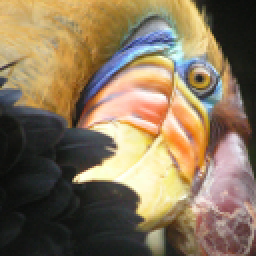
#> input picture ex7-kmeans and PCA/data/bird_small.png, 128 x 128 px (shown 2 times larger)
$ jupyter execute --allow-errors 'K-means和PCA主成分分析.ipynb'   (shell and % lines are left out)
#> lines starting #> are read from the running program, lines starting #| are printed output that depends on the picture
## 1 K-means Clustering

在这个练习中，您将实现K-means算法并将其用于图像压缩。通过减少图像中出现的颜色的数量，只剩下那些在图像中最常见的颜色。

### 1.1 Implementing K-means

#### 1.1.1 Finding closest centroids

在K-means算法的分配簇的阶段，算法将每一个训练样本 $x_i$ 分配给最接近的簇中心。

$c^{(i)}$ 表示离样本$x_i$ 最近的簇中心点。$u_j$ 是第j 个簇中心点的位置（值），

[cell 1]
import numpy as np
import pandas as pd
import matplotlib.pyplot as plt
from scipy.io import loadmat

[cell 2]
def findClosestCentroids(X, centroids):
    """
    output a one-dimensional array idx that holds the
    index of the closest centroid to every training example.
    """
    idx = []
    max_dist = 1000000  # 限制一下最大距离
    for i in range(len(X)):
        minus = X[i] - centroids  # here use numpy's broadcasting
        dist = minus[:,0]**2 + minus[:,1]**2
        if dist.min() < max_dist:
            ci = np.argmin(dist)
            idx.append(ci)
    return np.array(idx)

接下来使用作业提供的例子，自定义一个centroids,[3, 3], [6, 2], [8, 5]，算出结果idx[0:3]应该是 [0, 2, 1]

[cell 3]
mat = loadmat('data/ex7data2.mat')
#> (reads ex7-kmeans and PCA/data/ex7data2.mat from the repository)
# print(mat.keys())
X = mat['X']
init_centroids = np.array([[3, 3], [6, 2], [8, 5]])
idx = findClosestCentroids(X, init_centroids)
print(idx[0:3])

#### 1.1.2 Computing centroid means

分配好每个点对应的簇中心，接下来要做的是，重新计算每个簇中心，为这个簇里面所有点位置的平均值。

$C_k$ 是我们分配好给簇中心点的样本集。

[cell 4]
def computeCentroids(X, idx):
    centroids = []
    for i in range(len(np.unique(idx))):  # np.unique() means K
        u_k = X[idx==i].mean(axis=0)  # 求每列的平均值
        centroids.append(u_k)

    return np.array(centroids)

[cell 5]
computeCentroids(X, idx)

### 1.2 K-means on example dataset

[cell 6]
def plotData(X, centroids, idx=None):
    """
    可视化数据，并自动分开着色。
    idx: 最后一次迭代生成的idx向量，存储每个样本分配的簇中心点的值
    centroids: 包含每次中心点历史记录
    """
    colors = ['b','g','gold','darkorange','salmon','olivedrab',
              'maroon', 'navy', 'sienna', 'tomato', 'lightgray', 'gainsboro'
             'coral', 'aliceblue', 'dimgray', 'mintcream', 'mintcream']

    assert len(centroids[0]) <= len(colors), 'colors not enough '

    subX = []  # 分号类的样本点
    if idx is not None:
        for i in range(centroids[0].shape[0]):
            x_i = X[idx == i]
            subX.append(x_i)

    else:
        subX = [X]  # 将X转化为一个元素的列表，每个元素为每个簇的样本集，方便下方绘图

    # 分别画出每个簇的点，并着不同的颜色
    plt.figure(figsize=(8,5))
    for i in range(len(subX)):
        xx = subX[i]
        plt.scatter(xx[:,0], xx[:,1], c=colors[i], label='Cluster %d'%i)
    plt.legend()
    plt.grid(True)
    plt.xlabel('x1',fontsize=14)
    plt.ylabel('x2',fontsize=14)
    plt.title('Plot of X Points',fontsize=16)

    # 画出簇中心点的移动轨迹
    xx, yy = [], []
    for centroid in centroids:
        xx.append(centroid[:,0])
        yy.append(centroid[:,1])

    plt.plot(xx, yy, 'rx--', markersize=8)

plotData(X, [init_centroids])
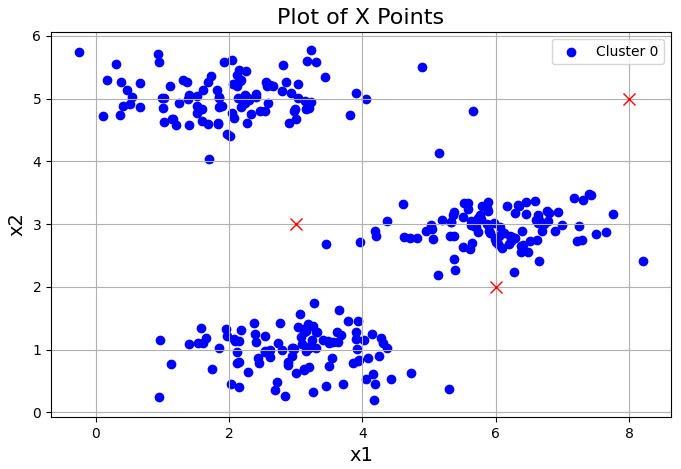
#> figure drawn by matplotlib, 1 panel

[cell 7]
def runKmeans(X, centroids, max_iters):
#> called with X = array of shape (300, 2), centroids = array of shape (3, 2), max_iters = 20
    K = len(centroids)

    centroids_all = []
    centroids_all.append(centroids)
    centroid_i = centroids
    for i in range(max_iters):
        idx = findClosestCentroids(X, centroid_i)
        centroid_i = computeCentroids(X, idx)
        centroids_all.append(centroid_i)

    return idx, centroids_all

idx, centroids_all = runKmeans(X, init_centroids, 20)
plotData(X, centroids_all, idx)
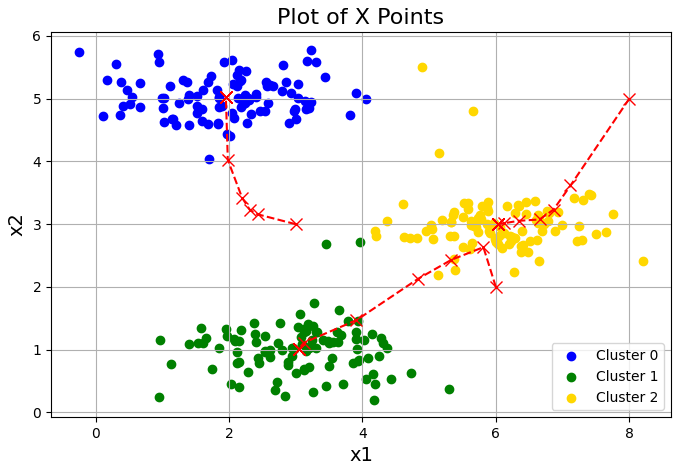
#> figure drawn by matplotlib, 1 panel

### 1.3 Random initialization

在实践中，对簇中心点进行初始化的一个好的策略就是从训练集中选择随机的例子。

[cell 8]
def initCentroids(X, K):
    """随机初始化"""
    m, n = X.shape
    idx = np.random.choice(m, K)
    centroids = X[idx]

    return centroids

进行三次随机初始化，看下各自的效果。会发现第三次的效果并不理想，这是正常的，落入了局部最优。

[cell 9]
for i in range(3):
    centroids = initCentroids(X, 3)
    idx, centroids_all = runKmeans(X, centroids, 10)
    plotData(X, centroids_all, idx)
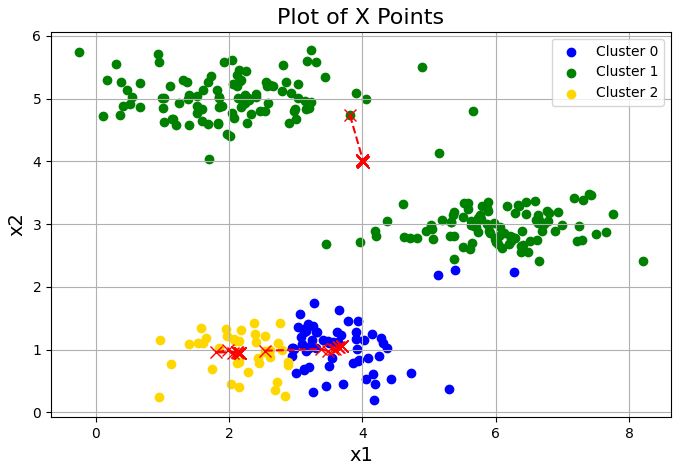
#> figure drawn by matplotlib, 1 panel
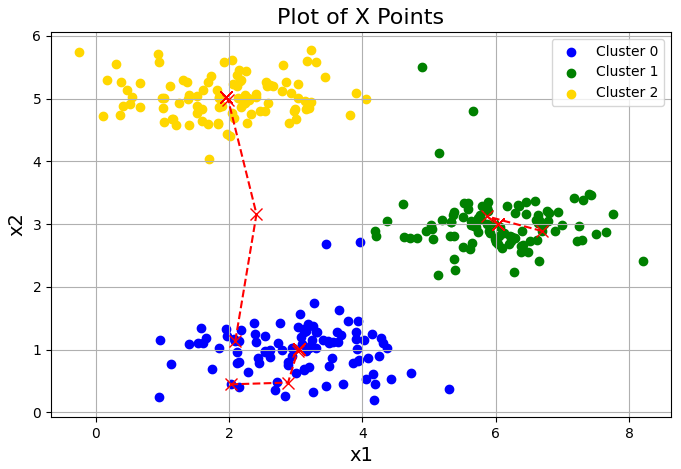
#> figure drawn by matplotlib, 1 panel
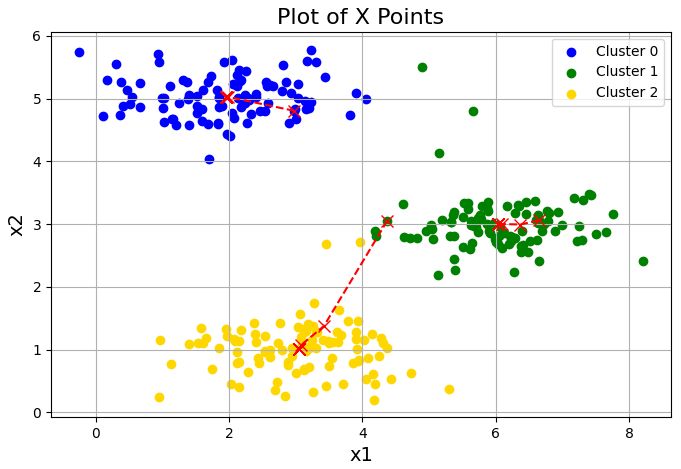
#> figure drawn by matplotlib, 1 panel

上面运行了三次随机初始化，可以看到不同的随机化，效果是不一样的。

### 1.4 Image compression with K-means

这部分你将用Kmeans来进行图片压缩。在一个简单的24位颜色表示图像。每个像素被表示为三个8位无符号整数(从0到255)，指定了红、绿和蓝色的强度值。这种编码通常被称为RGB编码。我们的图像包含数千种颜色，在这一部分的练习中，你将把颜色的数量减少到16种颜色。

这可以有效地压缩照片。具体地说，您只需要存储16个选中颜色的RGB值，而对于图中的每个像素，现在只需要将该颜色的索引存储在该位置(只需要4 bits就能表示16种可能性)。

接下来我们要用K-means算法选16种颜色，用于图片压缩。你将把原始图片的每个像素看作一个数据样本，然后利用K-means算法去找分组最好的16种颜色。

#### 1.4.1 K-means on pixels

[cell 10]
from skimage import io

A = io.imread('data/bird_small.png')
#> A is the input picture: shape (128, 128, 3); mean R, G, B 135.4, 117.4, 91.3
print(A.shape)
#| (128, 128, 3)
plt.imshow(A);
A = A/255.  # Divide by 255 so that all values are in the range 0 - 1

[cell 11]
#  Reshape the image into an (N,3) matrix where N = number of pixels.
#  Each row will contain the Red, Green and Blue pixel values
#  This gives us our dataset matrix X that we will use K-Means on.
X = A.reshape(-1, 3)
K = 16
centroids = initCentroids(X, K)
#> in initCentroids (call 4), `centroids = X[idx]`: centroids = 16 rows, first 8: [0.667, 0.482, 0.341], [0.0706, 0.0745, 0.0667], [0.208, 0.169, 0.114], [0.192, 0.192, 0.188], [0.294, 0.204, 0.125], [0.984, 0.718, 0.529], [0.796, 0.69, 0.498], [0.133, 0.157, 0.161]
idx, centroids_all = runKmeans(X, centroids, 10)
#> in runKmeans (call 5), `centroid_i = centroids`: centroid_i has the same summary as centroids in initCentroids
#> idx = 16384 values, max 15 at index 98, min 0 at index 562, mean 7.29; centroids_all = 11 items

[cell 12]
img = np.zeros(X.shape)
centroids = centroids_all[-1]
#> centroids = 16 rows, first 8: [0.597, 0.44, 0.292], [0.0741, 0.0807, 0.0711], [0.352, 0.234, 0.193], [0.255, 0.254, 0.266], [0.377, 0.341, 0.332], [0.973, 0.697, 0.469], [0.843, 0.728, 0.527], [0.117, 0.126, 0.117]
for i in range(len(centroids)):
    img[idx == i] = centroids[i]
#> this loop made 16 passes

img = img.reshape((128, 128, 3))
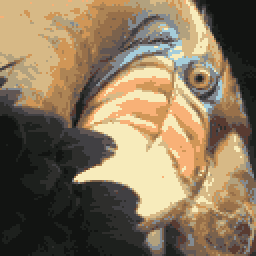
#> img: shape (128, 128, 3) float64 (shown 2 times larger); mean of channels 0, 1, 2 0.531, 0.46, 0.358; drawn as R, G, B

fig, axes = plt.subplots(1, 2, figsize=(12,6))
axes[0].imshow(A)
axes[1].imshow(img)

## 2 Principal Component Analysis

这部分，你将运用PCA来实现降维。您将首先通过一个2D数据集进行实验，以获得关于PCA如何工作的直观感受，然后在一个更大的图像数据集上使用它。

### 2.1 Example Dataset

为了帮助您理解PCA是如何工作的，您将首先从一个二维数据集开始，该数据集有一个大的变化方向和一个较小的变化方向。

在这部分练习中，您将看到使用PCA将数据从2D减少到1D时会发生什么。

[cell 13]
mat = loadmat('data/ex7data1.mat')
#> (reads ex7-kmeans and PCA/data/ex7data1.mat from the repository)
X = mat['X']
print(X.shape)
plt.scatter(X[:,0], X[:,1], facecolors='none', edgecolors='b')
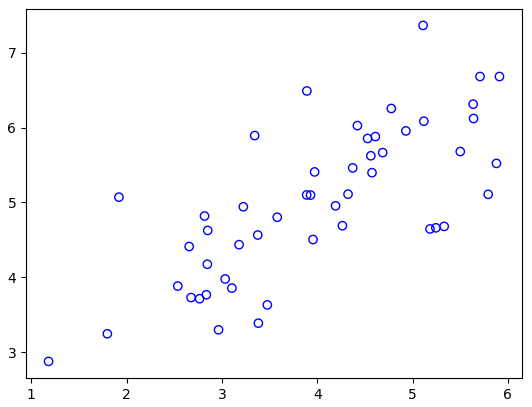
#> figure drawn by matplotlib, 1 panel

### 2.2 Implementing PCA

PCA由两部分组成：
1. 计算数据的方差矩阵
2. 用SVD计算特征向量$(U_1, U_2, ..., U_n)$

在PCA之前，记得标准化数据。

然后计算方差矩阵，如果你的每条样本数据是以行的形式表示，那么计算公式如下：

接着就可以用SVD计算主成分

U包含了主成分，**每一列**就是我们数据要映射的向量，S为对角矩阵，为奇异值。

[cell 14]
def featureNormalize(X):
    means = X.mean(axis=0)
    stds = X.std(axis=0, ddof=1)
    X_norm = (X - means) / stds
    return X_norm, means, stds

由于我们的协方差矩阵为X.T@X,  X中每行为一条数据，我们是想要对列(特征)做压缩。

这里由于是对协方差矩阵做SVD(), 所以得到的入口基其实为 V‘，出口基为V，可以打印出各自的shape来判断。

故我们这里是对 数据集的列 做压缩。

[cell 15]
def pca(X):
#     sigma = (X.T @ X) / len(X)
    sigma = (X @ X.T) / len(X)
    U, S, V = np.linalg.svd(sigma)

    return U, S, V

[cell 16]
U, S, V = pca(X)

[cell 17]
X_norm, means, stds = featureNormalize(X)
U, S, V = pca(X_norm)

print(U[:,0])
plt.figure(figsize=(7, 5))
plt.scatter(X[:,0], X[:,1], facecolors='none', edgecolors='b')

plt.plot([means[0], means[0] + 1.5*S[0]*U[0,0]],
         [means[1], means[1] + 1.5*S[0]*U[0,1]],
        c='r', linewidth=3, label='First Principal Component')
plt.plot([means[0], means[0] + 1.5*S[1]*U[1,0]],
         [means[1], means[1] + 1.5*S[1]*U[1,1]],
        c='g', linewidth=3, label='Second Principal Component')
plt.grid()
# changes limits of x or y axis so that equal increments of x and y have the same length
# 不然看着不垂直，不舒服。：）
plt.axis("equal")
plt.legend()
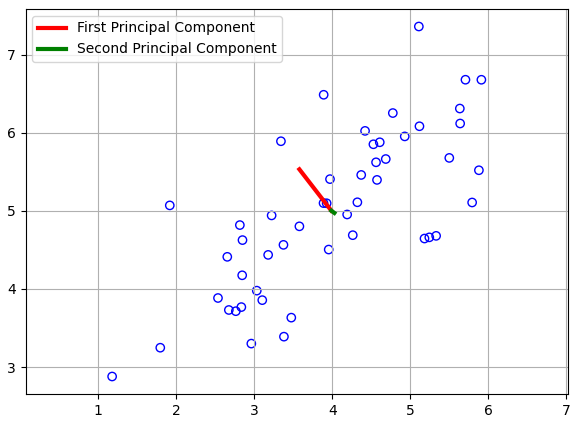
#> figure drawn by matplotlib, 1 panel

### 2.3 Dimensionality Reduction with PCA

#### 2.3.1 Projecting the data onto the principal components

[cell 18]
def projectData(X, U, K):
    Z = X @ U[:,:K]

    return Z

#> (a cell that did not finish here is left out)

#### 2.3.2 Reconstructing an approximation of the data

重建数据

[cell 20]
def recoverData(Z, U, K):
    X_rec = Z @ U[:,:K].T

    return X_rec

#> (a cell that did not finish here is left out)

#### 2.3.3 Visualizing the projections

[cell 22]
plt.figure(figsize=(7,5))
plt.axis("equal")
plot = plt.scatter(X_norm[:,0], X_norm[:,1], s=30, facecolors='none',
                   edgecolors='b',label='Original Data Points')
#> (the rest of this cell did not finish here and is left out)

### 2.4 Face Image Dataset

在这部分练习中，您将人脸图像上运行PCA，看看如何在实践中使用它来减少维度。

#> (a cell that did not finish here is left out)

[cell 24]
def displayData(X, row, col):
#> called with X = array of shape (50, 2), row = 10, col = 10
    fig, axs = plt.subplots(row, col, figsize=(8,8))
    for r in range(row):
        for c in range(col):
            axs[r][c].imshow(X[r*col + c].reshape(32,32).T, cmap = 'Greys_r')
            axs[r][c].set_xticks([])
            axs[r][c].set_yticks([])

#> (the rest of this cell did not finish here and is left out)

#### 2.4.1 PCA on Faces

[cell 25]
X_norm, means, stds = featureNormalize(X)

U, S, V = pca(X_norm)

[cell 26]
U.shape, S.shape

#> (a cell that did not finish here is left out)

#### 2.4.2 Dimensionality Reduction

#> (a cell that did not finish here is left out)
